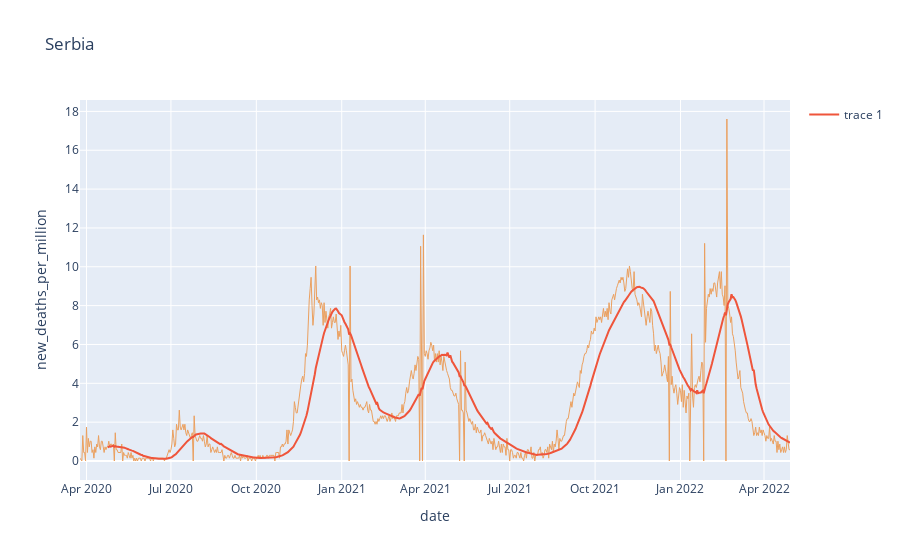
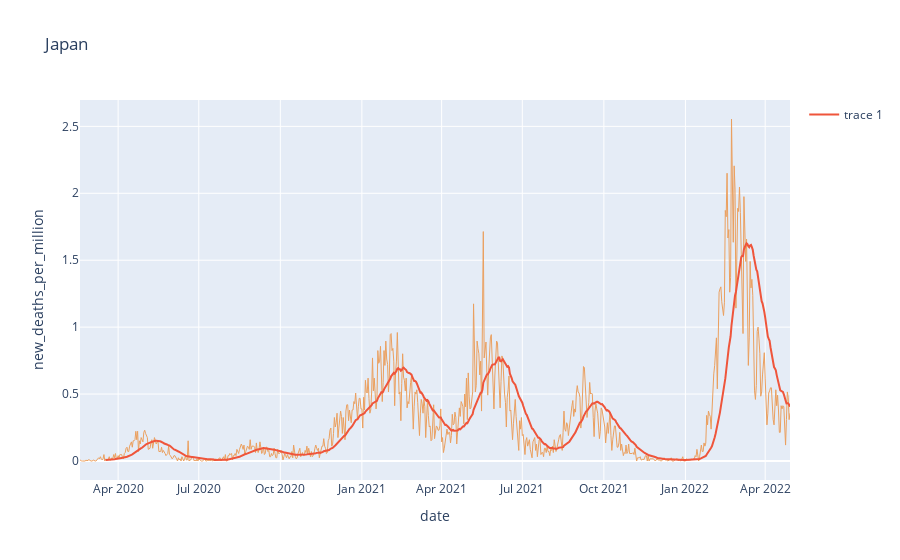

Notebook code for these charts, in order:
### Markdown cell above
How Does Median Age Affect Death Rate?

### Code cell
#Lowest Median Age
plot_covid_data('Serbia', 'new_deaths_per_million', True, y_max=10)
# Highest Median Age
plot_covid_data('Japan', 'new_deaths_per_million', True, y_max=10)

### Figure 1 — Plotly figure (JSON) as saved in the notebook; plotly's stock layout.template omitted (floating-point values rounded to 4 significant figures; data arrays with more than 128 entries replaced by an {"elided": "..."} marker saying what was removed)
{"data": [{"hovertemplate": "date=%{x}<br>new_deaths_per_million=%{y}<extra></extra>", "legendgroup": "", "line": {"color": "rgb(235, 160, 95)", "dash": "solid", "width": 1}, "marker": {"symbol": "circle"}, "mode": "lines", "name": "", "orientation": "v", "showlegend": false, "type": "scatter", "x": {"elided": "765 str values"}, "xaxis": "x", "y": {"elided": "765 float values"}, "yaxis": "y"}, {"mode": "lines", "type": "scatter", "x": {"elided": "765 str values"}, "y": {"elided": "765 float values"}}], "layout": {"legend": {"tracegroupgap": 0}, "title": {"text": "Serbia"}, "xaxis": {"anchor": "y", "domain": [0, 1], "title": {"text": "date"}}, "yaxis": {"anchor": "x", "domain": [0, 1], "title": {"text": "new_deaths_per_million"}}}}

### Figure 2 — Plotly figure (JSON) as saved in the notebook; plotly's stock layout.template omitted (floating-point values rounded to 4 significant figures; data arrays with more than 128 entries replaced by an {"elided": "..."} marker saying what was removed)
{"data": [{"hovertemplate": "date=%{x}<br>new_deaths_per_million=%{y}<extra></extra>", "legendgroup": "", "line": {"color": "rgb(235, 160, 95)", "dash": "solid", "width": 1}, "marker": {"symbol": "circle"}, "mode": "lines", "name": "", "orientation": "v", "showlegend": false, "type": "scatter", "x": {"elided": "802 str values"}, "xaxis": "x", "y": {"elided": "802 float values"}, "yaxis": "y"}, {"mode": "lines", "type": "scatter", "x": {"elided": "802 str values"}, "y": {"elided": "802 float values"}}], "layout": {"legend": {"tracegroupgap": 0}, "title": {"text": "Japan"}, "xaxis": {"anchor": "y", "domain": [0, 1], "title": {"text": "date"}}, "yaxis": {"anchor": "x", "domain": [0, 1], "title": {"text": "new_deaths_per_million"}}}}
